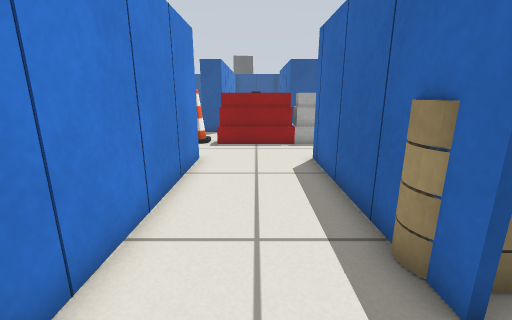
[1] (above)

20 first-person views from a walk through a robot-simulator world made for Gazebo. The camera is 0.61 m above the floor, tilts 14° down and sees 90° across. The floor is counted in squares, 0.25 m on a side. Each view is taken from the middle of a square. On the plan, view 1 faces up. The plan holds only what a view shows up to about 17 squares ahead; the rest is blank. The place goes on beyond the plan. Simple shapes stand in for some stock models.

[2]
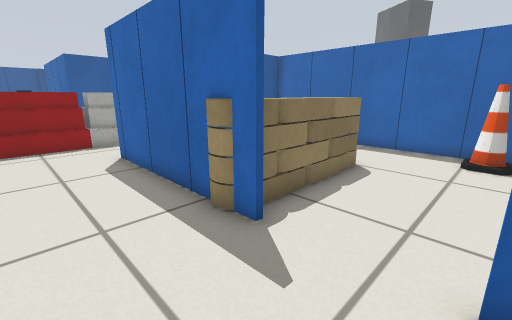

[3]
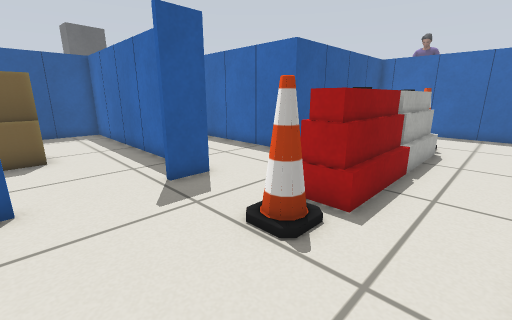

[4]
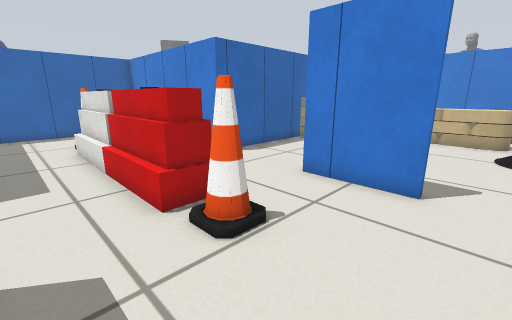

[5]
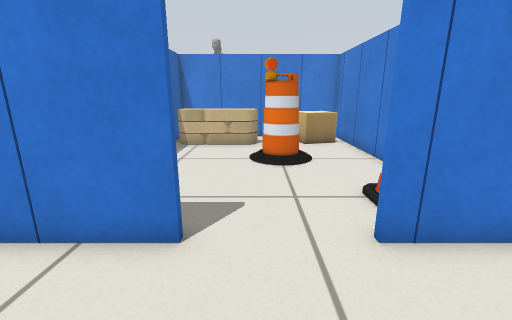

[6]
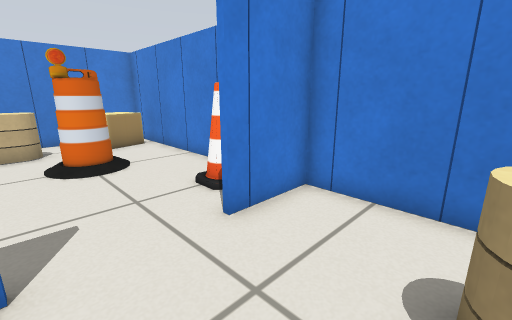

[7]
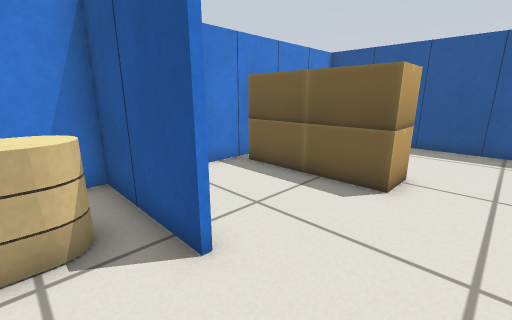

[8]
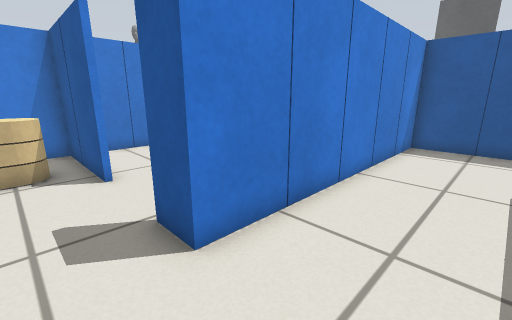

[9]
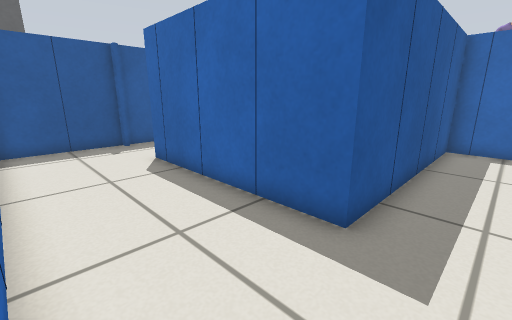

[10]
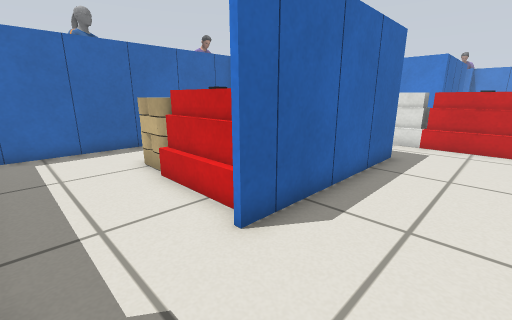

[11]
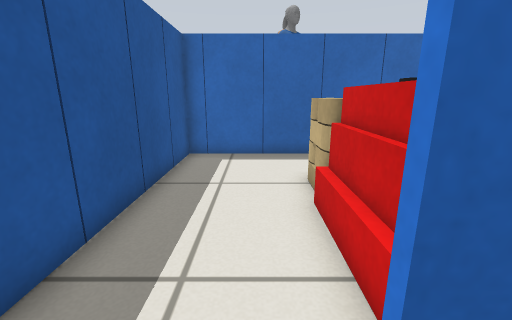

[12]
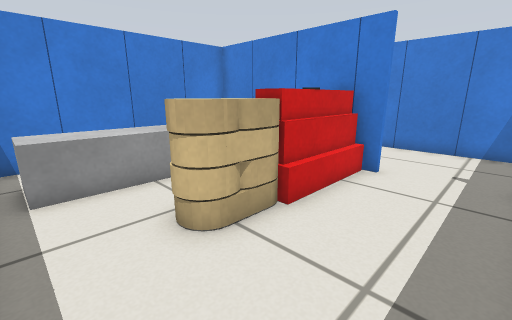

[13]
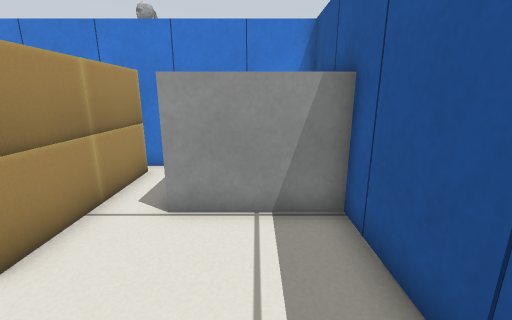

[14]
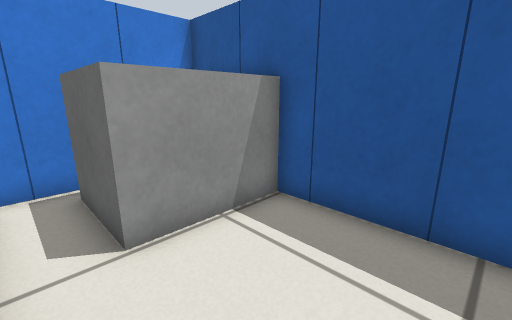

[15]
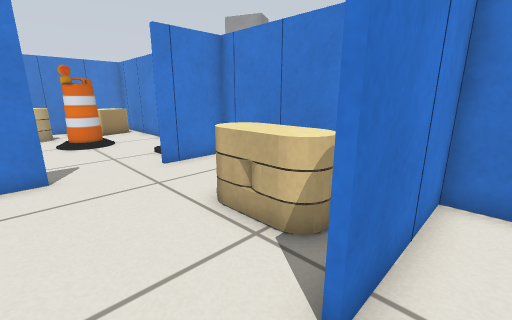

[16]
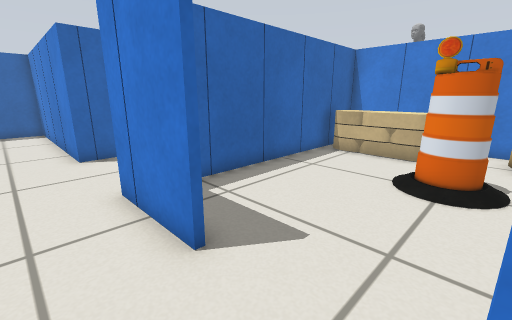

[17]
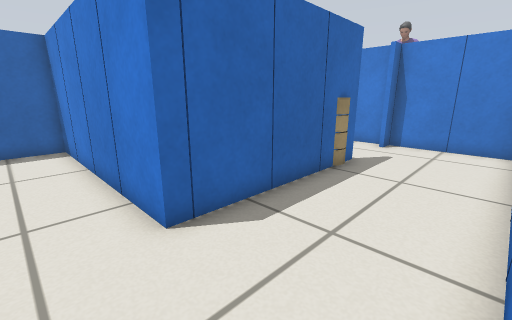

[18]
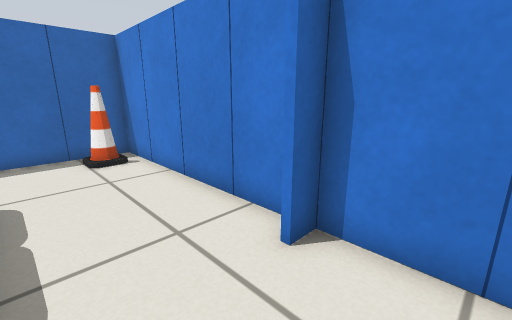

[19]
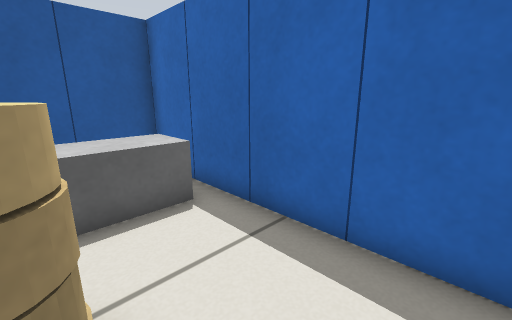

[20]
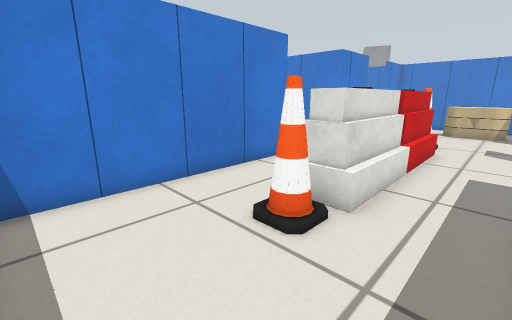

### Floor plan
Key: @ floor where view 1 was taken; # wall or solid block; . floor; B blue box; C cone; A barrier; R barrel; G grey box; O other object.
Columns run from 12 left of view 1 to 14 right of it. Each row starts with its distance up from view 1.
 30 ##OO#B######B#B #B####O##
 29 #   G.....#.............O
 28 O   G.....O.............#
 27 #   G....O#.............
 26 #GGGG.....#...#AAAA.....# O
 25 B........OO...BOAAAOOO..#OO
 24 #OOOOOO...#...#   A O...
 23  OOOOOO..O#...#     ....#
 22 #.........#...#    GGGGGO
 21  .........#...#    GGGGG#
 20  ........ #...#    GGGGGO
 19 #.........#...#        .O
 18 B####...BB#...#####O#BB##
 17 #..O....................B
 16 # OOO...................#
 15 # OOO.....AAAAAAAAA.....#
 14 #..OO...CCAAAAAAAAAC....#
 13 #.........AAAAAAAAA.....#
 12 #.......................#
 11 B.......................#
 10 ###....####...B ###B#BB#O
  9   ........#...B         #
  8  CC.......B...#      GGG
  7  ........B#...B      GGG
  6 O.........#...#      GGG#
  5 #........OB...#      ...B
  4  ..RRR....#...O      ...#
  3 #...R....O#...OOOOOOO...B
  2 #........ #.............#
  1  .O..OOOOO#.............#
  0 #OOO.OOOOO#.@..........CB
 -1 OOOO..    #...B.......CC#
 -2 ##O####O#  #B#B####B#OO##

Positions as (right, up) in squares from view 1, and headings:
1: (0, 0), facing up
2: (-1, -1), facing up-right
3: (-7, 11), facing up-right
4: (-7, 17), facing down-right
5: (-7, 14), facing down
6: (-6, 14), facing down-left
7: (-4, 16), facing up-left
8: (1, 16), facing up-left
9: (-2, 16), facing up-right
10: (-1, 29), facing down-right
11: (1, 27), facing right
12: (11, 29), facing down-left
13: (-3, 28), facing left
14: (-4, 25), facing up-left
15: (-5, 19), facing down-left
16: (-9, 12), facing down-right
17: (-2, 12), facing down-right
18: (0, 2), facing down-right
19: (8, 1), facing up-right
20: (11, 17), facing down-left
